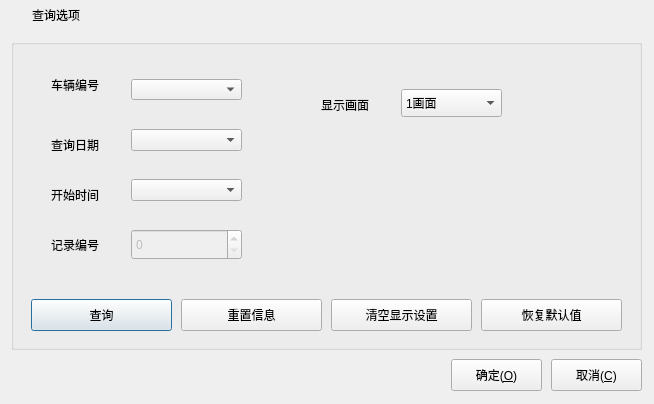
<?xml version="1.0" encoding="UTF-8"?>
<ui version="4.0">
 <class>RecordSelectDialog</class>
 <widget class="QDialog" name="RecordSelectDialog">
  <property name="geometry">
   <rect>
    <x>0</x>
    <y>0</y>
    <width>654</width>
    <height>404</height>
   </rect>
  </property>
  <property name="windowTitle">
   <string>系统设置</string>
  </property>
  <layout class="QVBoxLayout" name="verticalLayout">
   <property name="spacing">
    <number>0</number>
   </property>
   <property name="leftMargin">
    <number>1</number>
   </property>
   <property name="topMargin">
    <number>1</number>
   </property>
   <property name="rightMargin">
    <number>1</number>
   </property>
   <property name="bottomMargin">
    <number>1</number>
   </property>
   <item>
    <widget class="QWidget" name="widget_title" native="true">
     <property name="sizePolicy">
      <sizepolicy hsizetype="Preferred" vsizetype="Fixed">
       <horstretch>0</horstretch>
       <verstretch>0</verstretch>
      </sizepolicy>
     </property>
     <property name="minimumSize">
      <size>
       <width>100</width>
       <height>28</height>
      </size>
     </property>
     <layout class="QHBoxLayout" name="horizontalLayout_2">
      <property name="spacing">
       <number>0</number>
      </property>
      <property name="leftMargin">
       <number>0</number>
      </property>
      <property name="topMargin">
       <number>0</number>
      </property>
      <property name="rightMargin">
       <number>0</number>
      </property>
      <property name="bottomMargin">
       <number>0</number>
      </property>
      <item>
       <widget class="QLabel" name="lab_Ico">
        <property name="sizePolicy">
         <sizepolicy hsizetype="Minimum" vsizetype="Preferred">
          <horstretch>0</horstretch>
          <verstretch>0</verstretch>
         </sizepolicy>
        </property>
        <property name="minimumSize">
         <size>
          <width>31</width>
          <height>0</height>
         </size>
        </property>
        <property name="text">
         <string/>
        </property>
        <property name="alignment">
         <set>Qt::AlignCenter</set>
        </property>
       </widget>
      </item>
      <item>
       <widget class="QLabel" name="lab_Title">
        <property name="sizePolicy">
         <sizepolicy hsizetype="Expanding" vsizetype="Preferred">
          <horstretch>0</horstretch>
          <verstretch>0</verstretch>
         </sizepolicy>
        </property>
        <property name="styleSheet">
         <string notr="true">font: 10pt &quot;微软雅黑&quot;;</string>
        </property>
        <property name="text">
         <string>查询选项</string>
        </property>
        <property name="alignment">
         <set>Qt::AlignLeading|Qt::AlignLeft|Qt::AlignVCenter</set>
        </property>
       </widget>
      </item>
      <item>
       <widget class="QWidget" name="widget_menu" native="true">
        <property name="sizePolicy">
         <sizepolicy hsizetype="Minimum" vsizetype="Preferred">
          <horstretch>0</horstretch>
          <verstretch>0</verstretch>
         </sizepolicy>
        </property>
        <layout class="QHBoxLayout" name="horizontalLayout">
         <property name="spacing">
          <number>0</number>
         </property>
         <property name="leftMargin">
          <number>0</number>
         </property>
         <property name="topMargin">
          <number>0</number>
         </property>
         <property name="rightMargin">
          <number>0</number>
         </property>
         <property name="bottomMargin">
          <number>0</number>
         </property>
         <item>
          <widget class="QPushButton" name="btnMenu_Close">
           <property name="sizePolicy">
            <sizepolicy hsizetype="Minimum" vsizetype="Expanding">
             <horstretch>0</horstretch>
             <verstretch>0</verstretch>
            </sizepolicy>
           </property>
           <property name="minimumSize">
            <size>
             <width>40</width>
             <height>0</height>
            </size>
           </property>
           <property name="cursor">
            <cursorShape>ArrowCursor</cursorShape>
           </property>
           <property name="focusPolicy">
            <enum>Qt::NoFocus</enum>
           </property>
           <property name="toolTip">
            <string>关闭</string>
           </property>
           <property name="text">
            <string/>
           </property>
           <property name="flat">
            <bool>true</bool>
           </property>
          </widget>
         </item>
        </layout>
       </widget>
      </item>
     </layout>
    </widget>
   </item>
   <item>
    <widget class="QWidget" name="widget_main" native="true">
     <property name="styleSheet">
      <string notr="true">font: 11pt &quot;微软雅黑&quot;;</string>
     </property>
     <widget class="QGroupBox" name="groupBox">
      <property name="geometry">
       <rect>
        <x>10</x>
        <y>10</y>
        <width>631</width>
        <height>311</height>
       </rect>
      </property>
      <property name="title">
       <string/>
      </property>
      <widget class="QLabel" name="labRtspType">
       <property name="geometry">
        <rect>
         <x>40</x>
         <y>30</y>
         <width>71</width>
         <height>31</height>
        </rect>
       </property>
       <property name="text">
        <string>车辆编号</string>
       </property>
      </widget>
      <widget class="QLabel" name="labPollType">
       <property name="geometry">
        <rect>
         <x>310</x>
         <y>50</y>
         <width>71</width>
         <height>31</height>
        </rect>
       </property>
       <property name="text">
        <string>显示画面</string>
       </property>
      </widget>
      <widget class="QComboBox" name="cboxShowNumber">
       <property name="geometry">
        <rect>
         <x>390</x>
         <y>50</y>
         <width>101</width>
         <height>28</height>
        </rect>
       </property>
       <item>
        <property name="text">
         <string>1画面</string>
        </property>
       </item>
       <item>
        <property name="text">
         <string>4画面</string>
        </property>
       </item>
       <item>
        <property name="text">
         <string>9画面</string>
        </property>
       </item>
       <item>
        <property name="text">
         <string>16画面</string>
        </property>
       </item>
      </widget>
      <widget class="QLabel" name="labVideoOffLineCheckInterval">
       <property name="geometry">
        <rect>
         <x>40</x>
         <y>140</y>
         <width>71</width>
         <height>31</height>
        </rect>
       </property>
       <property name="text">
        <string>开始时间</string>
       </property>
      </widget>
      <widget class="QPushButton" name="btnSelect">
       <property name="geometry">
        <rect>
         <x>20</x>
         <y>260</y>
         <width>141</width>
         <height>32</height>
        </rect>
       </property>
       <property name="cursor">
        <cursorShape>PointingHandCursor</cursorShape>
       </property>
       <property name="text">
        <string>查询</string>
       </property>
      </widget>
      <widget class="QPushButton" name="btnResetMessage">
       <property name="geometry">
        <rect>
         <x>170</x>
         <y>260</y>
         <width>141</width>
         <height>32</height>
        </rect>
       </property>
       <property name="cursor">
        <cursorShape>PointingHandCursor</cursorShape>
       </property>
       <property name="text">
        <string>重置信息</string>
       </property>
      </widget>
      <widget class="QPushButton" name="btnClearDisplay">
       <property name="geometry">
        <rect>
         <x>320</x>
         <y>260</y>
         <width>141</width>
         <height>32</height>
        </rect>
       </property>
       <property name="cursor">
        <cursorShape>PointingHandCursor</cursorShape>
       </property>
       <property name="text">
        <string>清空显示设置</string>
       </property>
      </widget>
      <widget class="QPushButton" name="btnResectAll">
       <property name="geometry">
        <rect>
         <x>470</x>
         <y>260</y>
         <width>141</width>
         <height>32</height>
        </rect>
       </property>
       <property name="cursor">
        <cursorShape>PointingHandCursor</cursorShape>
       </property>
       <property name="text">
        <string>恢复默认值</string>
       </property>
      </widget>
      <widget class="QLabel" name="labRtspType_2">
       <property name="geometry">
        <rect>
         <x>40</x>
         <y>90</y>
         <width>71</width>
         <height>31</height>
        </rect>
       </property>
       <property name="text">
        <string>查询日期</string>
       </property>
      </widget>
      <widget class="QLabel" name="labVideoOffLineCheckInterval_2">
       <property name="geometry">
        <rect>
         <x>40</x>
         <y>190</y>
         <width>71</width>
         <height>31</height>
        </rect>
       </property>
       <property name="text">
        <string>记录编号</string>
       </property>
      </widget>
      <widget class="QSpinBox" name="boxRecordNumber">
       <property name="enabled">
        <bool>false</bool>
       </property>
       <property name="geometry">
        <rect>
         <x>120</x>
         <y>190</y>
         <width>111</width>
         <height>31</height>
        </rect>
       </property>
       <property name="inputMethodHints">
        <set>Qt::ImhNone</set>
       </property>
      </widget>
      <widget class="QComboBox" name="cboxCarId">
       <property name="geometry">
        <rect>
         <x>120</x>
         <y>40</y>
         <width>111</width>
         <height>21</height>
        </rect>
       </property>
      </widget>
      <widget class="QComboBox" name="cboxSelectDate">
       <property name="geometry">
        <rect>
         <x>120</x>
         <y>90</y>
         <width>111</width>
         <height>22</height>
        </rect>
       </property>
      </widget>
      <widget class="QComboBox" name="cboxStartTime">
       <property name="geometry">
        <rect>
         <x>120</x>
         <y>140</y>
         <width>111</width>
         <height>22</height>
        </rect>
       </property>
      </widget>
     </widget>
     <widget class="QPushButton" name="btnOk">
      <property name="geometry">
       <rect>
        <x>450</x>
        <y>330</y>
        <width>91</width>
        <height>32</height>
       </rect>
      </property>
      <property name="minimumSize">
       <size>
        <width>0</width>
        <height>28</height>
       </size>
      </property>
      <property name="cursor">
       <cursorShape>PointingHandCursor</cursorShape>
      </property>
      <property name="styleSheet">
       <string notr="true"/>
      </property>
      <property name="text">
       <string>确定(&amp;O)</string>
      </property>
      <property name="icon">
       <iconset resource="rc.qrc">
        <normaloff>:/image/update.png</normaloff>:/image/update.png</iconset>
      </property>
      <property name="iconSize">
       <size>
        <width>20</width>
        <height>20</height>
       </size>
      </property>
     </widget>
     <widget class="QPushButton" name="btnCancel">
      <property name="geometry">
       <rect>
        <x>550</x>
        <y>330</y>
        <width>91</width>
        <height>32</height>
       </rect>
      </property>
      <property name="minimumSize">
       <size>
        <width>0</width>
        <height>28</height>
       </size>
      </property>
      <property name="cursor">
       <cursorShape>PointingHandCursor</cursorShape>
      </property>
      <property name="styleSheet">
       <string notr="true"/>
      </property>
      <property name="text">
       <string>取消(&amp;C)</string>
      </property>
      <property name="icon">
       <iconset resource="rc.qrc">
        <normaloff>:/image/close.png</normaloff>:/image/close.png</iconset>
      </property>
      <property name="iconSize">
       <size>
        <width>20</width>
        <height>20</height>
       </size>
      </property>
     </widget>
    </widget>
   </item>
  </layout>
 </widget>
 <resources>
  <include location="rc.qrc"/>
 </resources>
 <connections/>
</ui>
